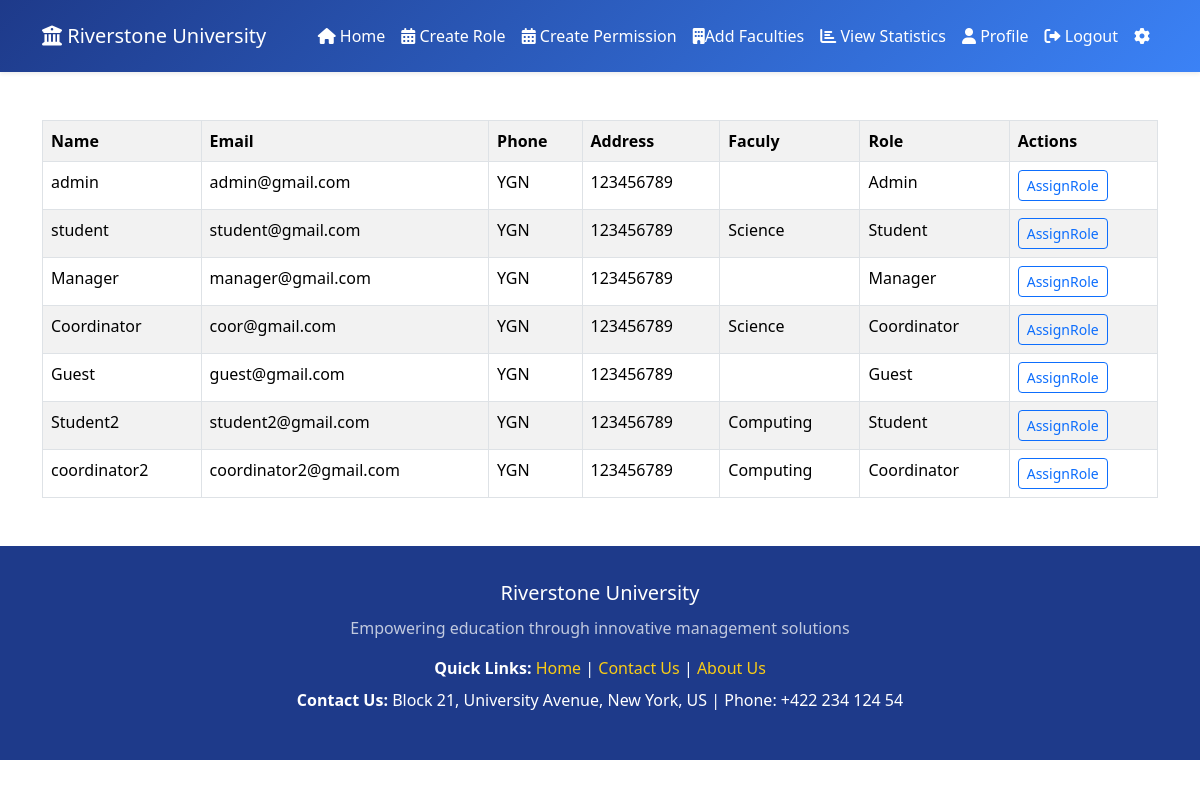
The page /src/Admin/design/dashboard.php (signed in) on the database its author committed.
### tables this page shows
CREATE TABLE `users` (
  `id` int(11) NOT NULL,
  `name` varchar(50) NOT NULL,
  `email` varchar(50) NOT NULL,
  `address` varchar(50) DEFAULT NULL,
  `phone` varchar(50) DEFAULT NULL,
  `password` varchar(255) NOT NULL,
  `faculty_id` int(11) DEFAULT NULL,
  `created_at` timestamp NOT NULL DEFAULT current_timestamp()
);

CREATE TABLE `roles` (
  `id` int(11) NOT NULL,
  `role_name` varchar(50) NOT NULL,
  `created_at` timestamp NOT NULL DEFAULT current_timestamp()
);

CREATE TABLE `faculties` (
  `id` int(11) NOT NULL,
  `faculty_name` varchar(30) NOT NULL,
  `created_at` timestamp NOT NULL DEFAULT current_timestamp()
);

### _classes/Libs/Database/MySQL.php (called while the page is built, shortened)
<?php
class MySQL{
    private $dbhost;
    private $dbuser;
    private $dbpass;
    private $dbname;
    public function __construct(
        $dbhost="localhost",
        $dbuser="root",
        $dbpass="",
        $dbname="ewsd")
    {
        $this->dbhost=$dbhost;
        $this->dbuser=$dbuser;
        $this->dbpass=$dbpass;
        $this->dbname=$dbname;
    }
    public function connect(){
        try{
            $this->db=new PDO("mysql:dbhost=$this->dbhost;
            dbname=$this->dbname",
            $this->dbuser,
            $this->dbpass,
            [
                PDO::ATTR_ERRMODE => PDO::ERRMODE_EXCEPTION,
                PDO::ATTR_DEFAULT_FETCH_MODE => PDO::FETCH_OBJ,
            ]
            );
            return $this->db;
        }catch(PDOException $e){
            echo $e->getMessage();
            exit();
        }
    }
}

### _classes/Libs/Database/UsersTable.php (called while the page is built, shortened)
<?php
class UsersTable{
    private $db;
    public function __construct(MySQL $mysql)
    {
        $this->db = $mysql->connect();
    }
    public function allusers(){
        $statement = $this->db->query(
            "SELECT users.*, roles.role_name, faculties.faculty_name from users
            LEFT JOIN role_user on users.id = role_user.user_id
            LEFT JOIN roles on role_user.role_id = roles.id
            LEFT JOIN faculties on faculties.id = users.faculty_id"
        );
        return $statement->fetchAll();
    }
}

### src/Admin/design/dashboard.php (the view, shortened to what this page needs)
<?php
$table = new UsersTable(new MySQL);
$users=$table->allusers();
?>
<!DOCTYPE html>
<html lang="en">
<head>
    <link rel="stylesheet" href="../../../css/bootstrap.min.css">
</head>
<body>
    <?php include "header.php"; ?>
    <div class="container mt-5" >
        <table class="table table-striped table-bordered">
            <tr>
                <th>Name</th>
                <th>Email</th>
                <th>Phone</th>
                <th>Address</th>
                <th>Faculy</th>
                <th>Role</th>
                <th>Actions</th>
            </tr>
            <?php foreach($users as $user) : ?>
            <tr>
                <td><?= $user->name ?></td>
                <td><?= $user->email ?></td>
                <td><?= $user->address ?></td>
                <td><?= $user->phone ?></td>
                <td><?= $user->faculty_name ?></td>
                <td><?= $user->role_name ?? 'No Role' ?></td>
                <td>
                <a href="./assignrole.php?id=<?= $user->id ?>" class="btn btn-sm btn-outline-primary">AssignRole</a>
                </td>
            </tr>
            <?php endforeach ?>
        </table>
    </div>
    <?php include "footer.php"; ?>
</body>
</html>

### src/Admin/design/header.php (style rules this page uses)
:root { --primary-dark: #1e3a8a; --primary-light: #3b82f6; --accent: #facc15; --light-bg: #f8fafc; }

### src/Admin/design/footer.php (style rules this page uses)
:root { --primary-dark: #1e3a8a; --primary-light: #3b82f6; --secondary: #64748b; --accent: #facc15; --light-bg: #f8fafc; --card-bg: #ffffff; }

### rows shown on the page
users: name "admin", email "admin@gmail.com", address "YGN", phone "123456789", roles.role_name "Admin"
users: name "student", email "student@gmail.com", address "YGN", phone "123456789", faculty.faculty_name "Science", roles.role_name "Student"
users: name "Manager", email "manager@gmail.com", address "YGN", phone "123456789", roles.role_name "Manager"
users: name "Coordinator", email "coor@gmail.com", address "YGN", phone "123456789", faculty.faculty_name "Science", roles.role_name "Coordinator"
users: name "Guest", email "guest@gmail.com", address "YGN", phone "123456789", roles.role_name "Guest"
users: name "Student2", email "student2@gmail.com", address "YGN", phone "123456789", faculty.faculty_name "Computing", roles.role_name "Student"
users: name "coordinator2", email "coordinator2@gmail.com", address "YGN", phone "123456789", faculty.faculty_name "Computing", roles.role_name "Coordinator"
